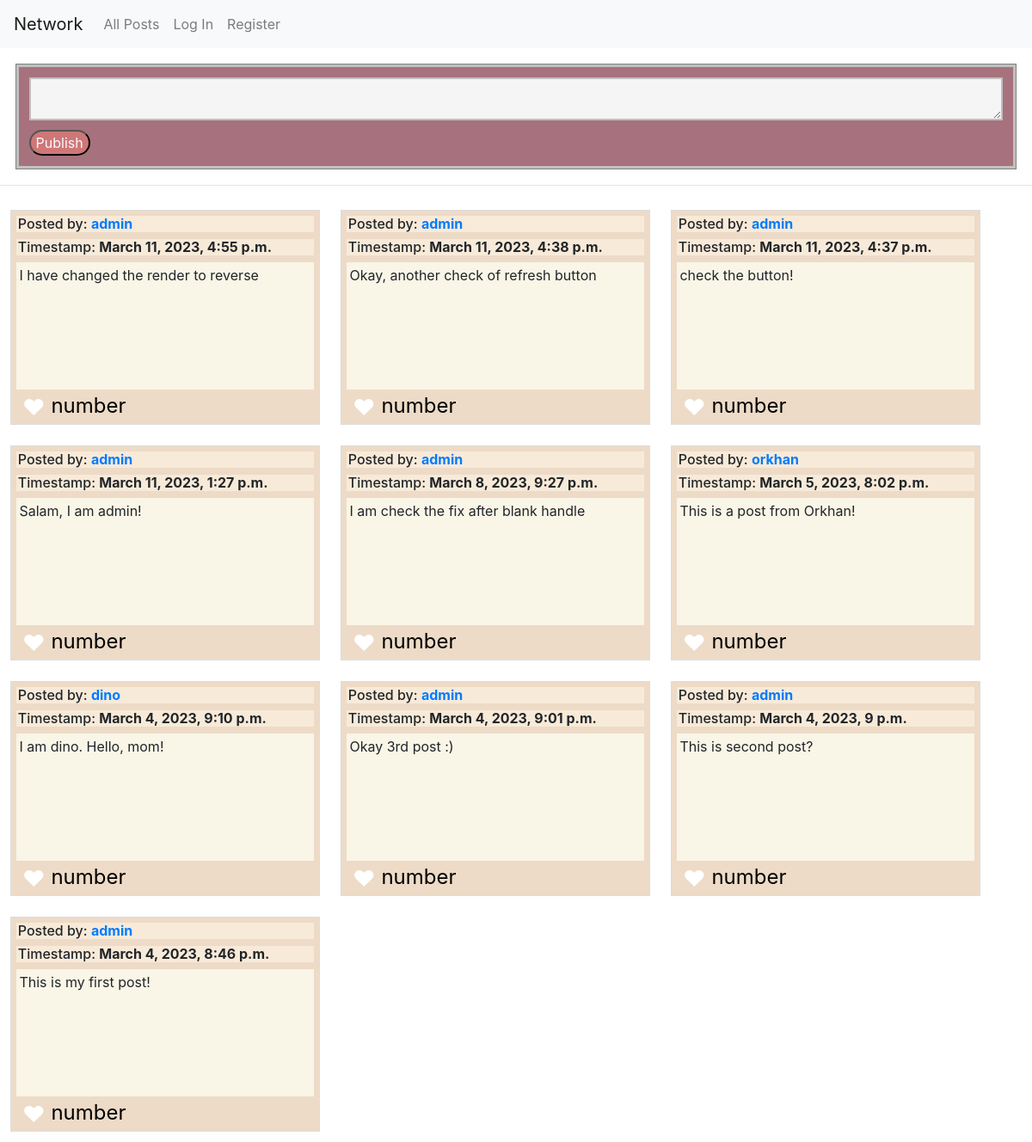
The page / on the database its author committed.
### network/models.py (models this page shows, shortened)
class Post(models.Model):
    user = models.ForeignKey(User, on_delete=models.CASCADE, related_name="post_owner") #, null=True, blank=True)
    post = models.CharField(max_length=5000)
    timestamp = models.DateTimeField(auto_now_add=True)

class User(AbstractUser):
    pass

### network/views.py (the view)
# urls.py: path("", views.index, name="index"),
def index(request):
    return render(request, "network/index.html", {
        "posts" : Post.objects.order_by('-timestamp')
    })

### network/templates/network/index.html (shortened to what this page needs)
{% extends "network/layout.html" %} {% block body %}
<div class="post">
  <form method="post" action="{% url 'post' %}" class="post-form">
    <textarea
      maxlength="5000"
      class="input-textarea"
      name="input-textarea-name"
    >
    </textarea>
    <br />
    <button class="btn-publish" type="submit">Publish</button>
  </form>
</div>
<hr />
<div class="post-content">
  {% for post in posts %}
  <div class="individual-post">
    <h6 class="user-and-time">
      Posted by:
      <strong
        ><a
          href="{% url 'individual' id=post.user.id %}"
          id="user-{{ post.user.id }}"
          >{{ post.user }}</a
        ></strong
      >
    </h6>
    <h6 class="user-and-time">
      Timestamp: <strong>{{ post.timestamp }}</strong>
    </h6>
    <div class="individual-post-content">
      <p>{{ post.post }}</p>
    </div>
    <p class="likes">&#9829;</p>
    <p class="like-number">number</p>
  </div>
  {% endfor %}
</div>
{% endblock %}

### network/static/network/styles.css (style rules this page uses)
.post { display: flex; border: solid 1px grey; margin: 1.5%; }
.post-form { display: flex; flex-wrap: wrap; width: 100%; background-color: #a7727d; border: silver solid 3px; }
.input-textarea { background-color: whitesmoke; border: solid 2px silver; margin: 1%; height: 50px; width: 100%; }
.btn-publish { margin: 1%; margin-top: 0%; border-radius: 25px; background-color: #ce7777; color: ghostwhite; }
.post-content { display: flex; flex-wrap: wrap; justify-content: space-around flex-start; }
.individual-post { display: flex; flex-direction: row; flex-wrap: wrap; align-content: flex-start; padding: 0.5%; border: solid 1px gainsboro; margin: 1%; height: 250px; width: 30%; background-color: #eddbc7; }
.user-and-time { width: 100%; background-color: #f8ead8; padding-left: 0.5%; }
.individual-post-content { width: 100%; flex-grow: 15; padding: 1%; background-color: #f9f5e7; height: 62.5%; }
.likes { color: white; font-size: 26px; height: 12%; margin-bottom: 1%; margin-top: 0.5%; padding-left: 2%; }
.like-number { color: black; font-size: 24px; height: 12%; margin-bottom: 1%; margin-top: 0.5%; padding-left: 2%; width: 50%; }

### rows shown on the page
Post: user "admin", timestamp "March 11, 2023, 4:55 p.m.", post "I have changed the render to reverse"
Post: user "admin", timestamp "March 11, 2023, 4:38 p.m.", post "Okay, another check of refresh button"
Post: user "admin", timestamp "March 11, 2023, 4:37 p.m.", post "check the button!"
Post: user "admin", timestamp "March 11, 2023, 1:27 p.m.", post "Salam, I am admin!"
Post: user "admin", timestamp "March 8, 2023, 9:27 p.m.", post "I am check the fix after blank handle"
Post: user "orkhan", timestamp "March 5, 2023, 8:02 p.m.", post "This is a post from Orkhan!"
Post: user "dino", timestamp "March 4, 2023, 9:10 p.m.", post "I am dino. Hello, mom!"
Post: user "admin", timestamp "March 4, 2023, 9:01 p.m.", post "Okay 3rd post :)"
Post: user "admin", timestamp "March 4, 2023, 9 p.m.", post "This is second post?"
Post: user "admin", timestamp "March 4, 2023, 8:46 p.m.", post "This is my first post!"
